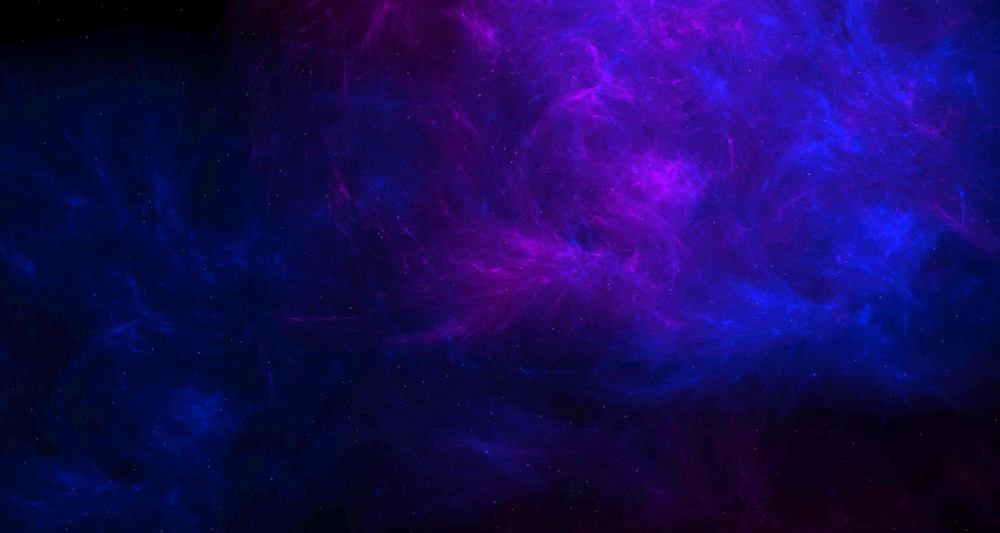
#> input picture space.jpg, 1000 x 533 px, shrunk from 1920 x 1024 before the run, found by its file name
$ python change.py
#> lines starting #> are read from the running program, lines starting #| are printed output that depends on the picture
from PIL import Image
from PIL import ImageFilter

#Opening up the space image.
img = Image.open("C:\\Users\\Joseph Molina\\Desktop\\CST\\space.jpg")
#> img is the input picture: PIL image 1000x533 RGB; mean R, G, B 23.1, 8.9, 89.7
#looping through the pixels of the image and applying certain values to the
#RGB values.
for x in range(img.size[0]):
    for y in range(img.size[1]):
        r,g,b = img.getpixel((x,y))
        img.putpixel((x,y),(100,120,50))
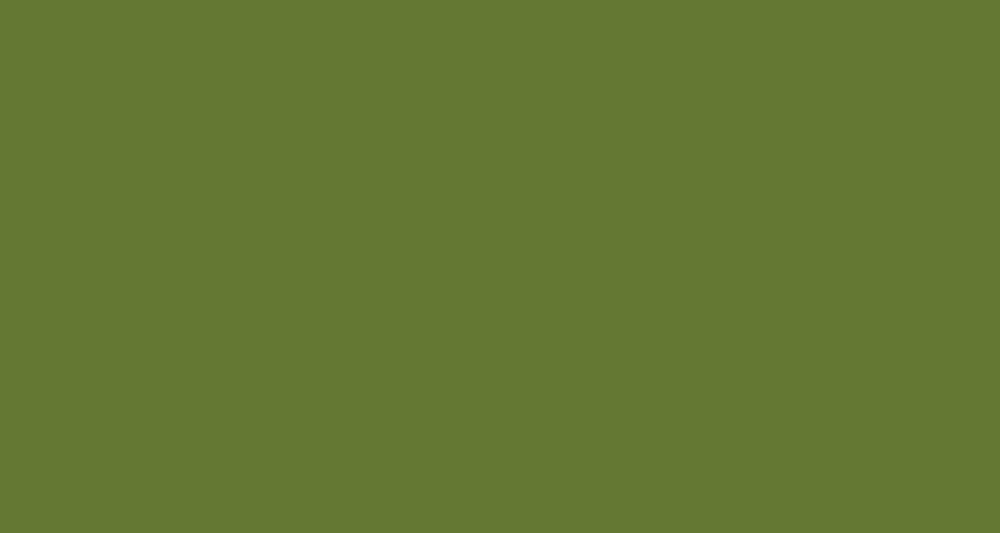
#> img: PIL image 1000x533 RGB; mean R, G, B 100, 120, 50
#Displaying the image.
img.show()
#Saving the image.
img.save("anything.jpg")
